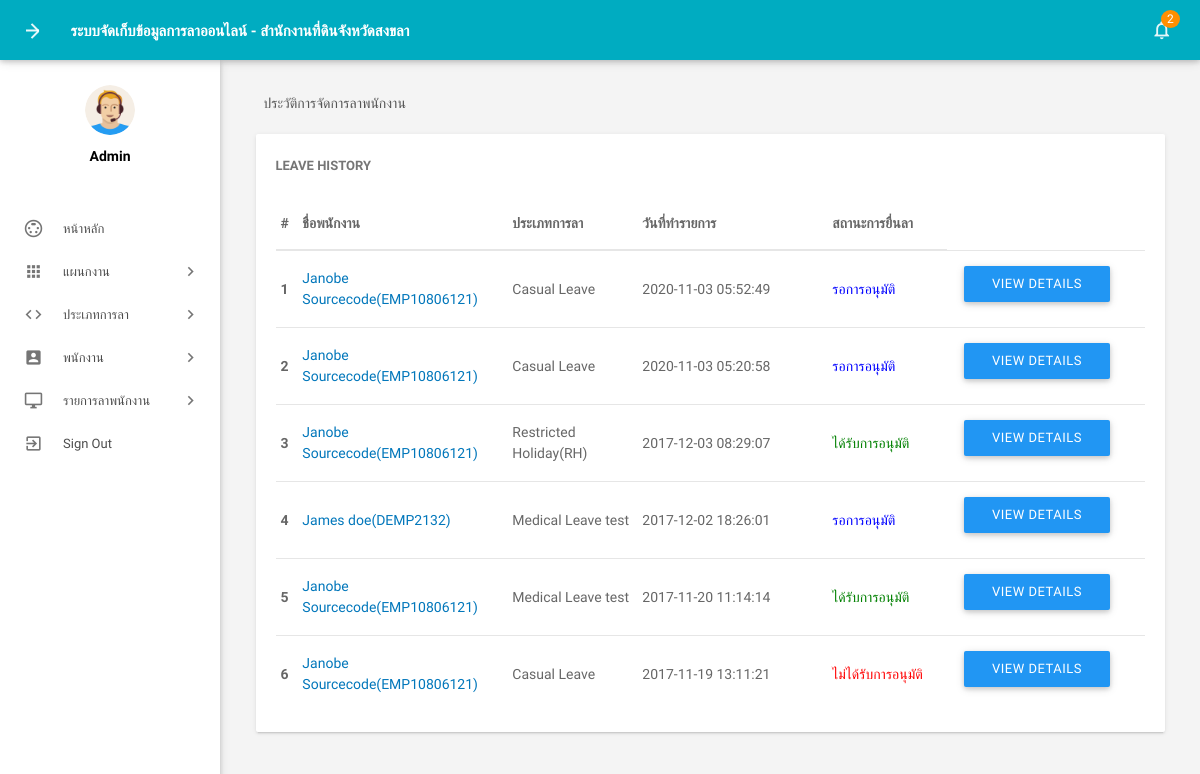
/admin/leaves.php (signed in), run on an earlier commit of the app's database.
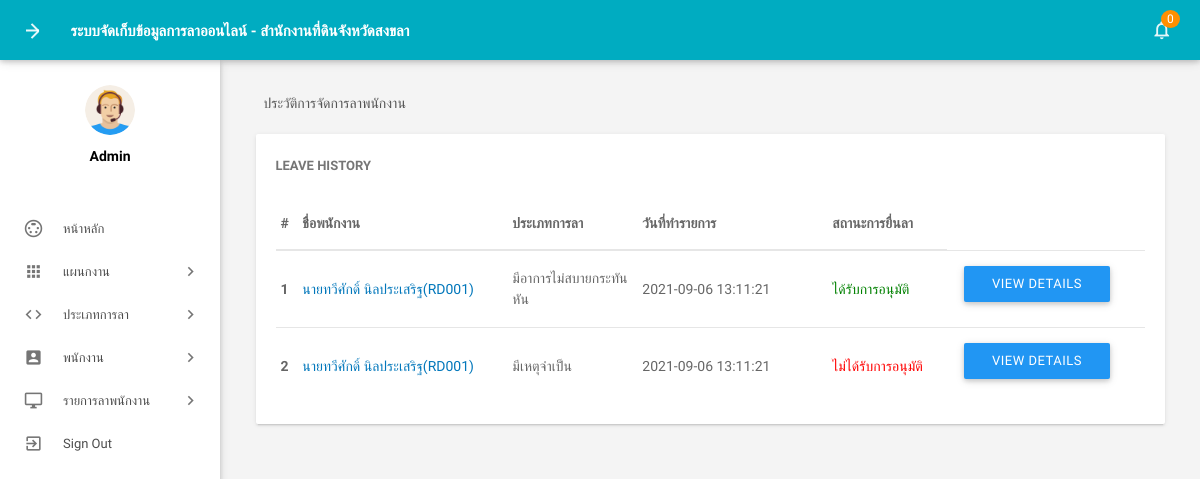
And on a later commit of the database.
### tables this page shows
CREATE TABLE IF NOT EXISTS tblleaves(
  `id` int(11) NOT NULL,
  `LeaveType` varchar(110) NOT NULL,
  `ToDate` varchar(120) NOT NULL,
  `FromDate` varchar(120) NOT NULL,
  `Description` mediumtext NOT NULL,
  `PostingDate` timestamp NOT NULL DEFAULT CURRENT_TIMESTAMP,
  `AdminRemark` mediumtext,
  `AdminRemarkDate` varchar(120) DEFAULT NULL,
  `Status` int(1) NOT NULL,
  `IsRead` int(1) NOT NULL,
  `empid` int(11) DEFAULT NULL
)CHARACTER SET utf8;

CREATE TABLE IF NOT EXISTS tblemployees(
 `id` int(11) NOT NULL,
  `EmpId` varchar(100) NOT NULL,
  `FirstName` varchar(150) NOT NULL,
  `LastName` varchar(150) NOT NULL,
  `EmailId` varchar(200) NOT NULL,
  `Password` varchar(180) NOT NULL,
  `Gender` varchar(100) NOT NULL,
  `Dob` varchar(100) NOT NULL,
  `Department` varchar(255) NOT NULL,
  `Address` varchar(255) NOT NULL,
  `City` varchar(200) NOT NULL,
  `Country` varchar(150) NOT NULL,
  `Phonenumber` char(11) NOT NULL,
  `Status` int(1) NOT NULL,
  `RegDate` timestamp NOT NULL DEFAULT CURRENT_TIMESTAMP
)CHARACTER SET utf8;

### admin/leaves.php (the view, shortened to what the changed rows need)
<?php
include('includes/config.php');
if(strlen($_SESSION['alogin'])==0)
    {
header('location:index.php');
}
else{
 ?>
<!DOCTYPE html>
<html lang="en">
    <head>
        <link type="text/css" rel="stylesheet" href="../assets/plugins/materialize/css/materialize.min.css"/>
        <link href="../assets/plugins/material-preloader/css/materialPreloader.min.css" rel="stylesheet">
        <link href="../assets/plugins/datatables/css/jquery.dataTables.min.css" rel="stylesheet">
                <link href="../assets/plugins/google-code-prettify/prettify.css" rel="stylesheet" type="text/css"/>
        <link href="../assets/css/alpha.min.css" rel="stylesheet" type="text/css"/>
        <link href="../assets/css/custom.css" rel="stylesheet" type="text/css"/>
    </head>
    <body>
       <?php include('includes/header.php');?>
       <?php include('includes/sidebar.php');?>
            <main class="mn-inner">
                <div class="row">
                    <div class="col s12">
                        <div class="page-title">ประวัติการจัดการลาพนักงาน</div>
                    </div>
                    <div class="col s12 m12 l12">
                        <div class="card">
                            <div class="card-content">
                                <span class="card-title">Leave History</span>
                                <table id="example" class="display responsive-table ">
                                    <thead>
                                        <tr>
                                            <th>#</th>
                                            <th width="200">ชื่อพนักงาน</th>
                                            <th width="120">ประเภทการลา</th>
                                             <th width="180">วันที่ทำรายการ</th>
                                            <th>สถานะการยื่นลา</th>
                                        </tr>
                                    </thead>
                                    <tbody>
<?php $sql = "SELECT tblleaves.id as lid,tblemployees.FirstName,tblemployees.LastName,tblemployees.EmpId,tblemployees.id,tblleaves.LeaveType,tblleaves.PostingDate,tblleaves.Status from tblleaves join tblemployees on tblleaves.empid=tblemployees.id order by lid desc";
$query = $dbh -> prepare($sql);
$query->execute();
$results=$query->fetchAll(PDO::FETCH_OBJ);
$cnt=1;
if($query->rowCount() > 0)
{
foreach($results as $result)
{
      ?>
                                        <tr>
                                            <td> <b><?php echo htmlentities($cnt);?></b></td>
                                              <td><a href="editemployee.php?empid=<?php echo htmlentities($result->id);?>" target="_blank"><?php echo htmlentities($result->FirstName." ".$result->LastName);?>(<?php echo htmlentities($result->EmpId);?>)</a></td>
                                            <td><?php echo htmlentities($result->LeaveType);?></td>
                                            <td><?php echo htmlentities($result->PostingDate);?></td>
                                                                       <td><?php $stats=$result->Status;
if($stats==1){
                                             ?>
                                                 <span style="color: green">ได้รับการอนุมัติ</span>
                                                 <?php } if($stats==2)  { ?>
                                                <span style="color: red">ไม่ได้รับการอนุมัติ</span>
                                                 <?php } if($stats==0)  { ?>
 <span style="color: blue">รอการอนุมัติ</span>
 <?php } ?>
                                             </td>
          <td>
           <td><a href="leave-details.php?leaveid=<?php echo htmlentities($result->lid);?>" class="waves-effect waves-light btn blue m-b-xs"  > View Details</a></td>
                                    </tr>
                                         <?php $cnt++;} }?>
                                    </tbody>
                                </table>
                            </div>
                        </div>
                    </div>
                </div>
            </main>
        </div>
        <div class="left-sidebar-hover"></div>
    </body>
</html>
<?php } ?>

### admin/includes/header.php (shortened to what the changed rows need)
        <div class="mn-content fixed-sidebar">
            <header class="mn-header navbar-fixed">
                <nav class="cyan darken-1">
                    <div class="nav-wrapper row">
                        <section class="material-design-hamburger navigation-toggle">
                            <a href="#" data-activates="slide-out" class="button-collapse show-on-large material-design-hamburger__icon">
                                <span class="material-design-hamburger__layer"></span>
                            </a>
                        </section>
                        <div class="header-title col s5">
                            <span class="chapter-title">ระบบจัดเก็บข้อมูลการลาออนไลน์ - สำนักงานที่ดินจังหวัดสงขลา</span>
                        </div>
                        <ul class="right col s9 m3 nav-right-menu">
                            <li class="hide-on-small-and-down"><a href="javascript:void(0)" data-activates="dropdown1" class="dropdown-button dropdown-right show-on-large"><i class="material-icons">notifications_none</i>
<?php
$isread=0;
$sql = "SELECT id from tblleaves where IsRead=:isread";
$query = $dbh -> prepare($sql);
$query->bindParam(':isread',$isread,PDO::PARAM_STR);
$query->execute();
$unreadcount=$query->rowCount();?>
                                <span class="badge"><?php echo htmlentities($unreadcount);?></span></a></li>
                        </ul>
                    </div>
                </nav>
            </header>

What changed in the data, as far as the page shows it:
removed tblleaves: tblemployees.FirstName+LastName "Janobe Sourcecode", tblemployees.EmpId "EMP10806121", LeaveType "Casual Leave", PostingDate "2020-11-03 05:52:49", Status "รอการอนุมัติ"
removed tblleaves: tblemployees.FirstName+LastName "Janobe Sourcecode", tblemployees.EmpId "EMP10806121", LeaveType "Casual Leave", PostingDate "2020-11-03 05:20:58", Status "รอการอนุมัติ"
removed tblleaves: tblemployees.FirstName+LastName "Janobe Sourcecode", tblemployees.EmpId "EMP10806121", LeaveType "Restricted Holiday(RH)", PostingDate "2017-12-03 08:29:07", Status "ได้รับการอนุมัติ"
removed tblleaves: tblemployees.FirstName+LastName "James doe", tblemployees.EmpId "DEMP2132", LeaveType "Medical Leave test", PostingDate "2017-12-02 18:26:01", Status "รอการอนุมัติ"
removed tblleaves: tblemployees.FirstName+LastName "Janobe Sourcecode", tblemployees.EmpId "EMP10806121", LeaveType "Medical Leave test", PostingDate "2017-11-20 11:14:14", Status "ได้รับการอนุมัติ"
removed tblleaves: tblemployees.FirstName+LastName "Janobe Sourcecode", tblemployees.EmpId "EMP10806121", LeaveType "Casual Leave", PostingDate "2017-11-19 13:11:21", Status "ไม่ได้รับการอนุมัติ"
added tblleaves: tblemployees.FirstName+LastName "นายทวีศักดิ์ นิลประเสริฐ", tblemployees.EmpId "RD001", LeaveType "มีอาการไม่สบายกระทันหัน", PostingDate "2021-09-06 13:11:21", Status "ได้รับการอนุมัติ"
added tblleaves: tblemployees.FirstName+LastName "นายทวีศักดิ์ นิลประเสริฐ", tblemployees.EmpId "RD001", LeaveType "มีเหตุจำเป็น", PostingDate "2021-09-06 13:11:21", Status "ไม่ได้รับการอนุมัติ"
Also different on the page:
$unreadcount: "2" → "0"
